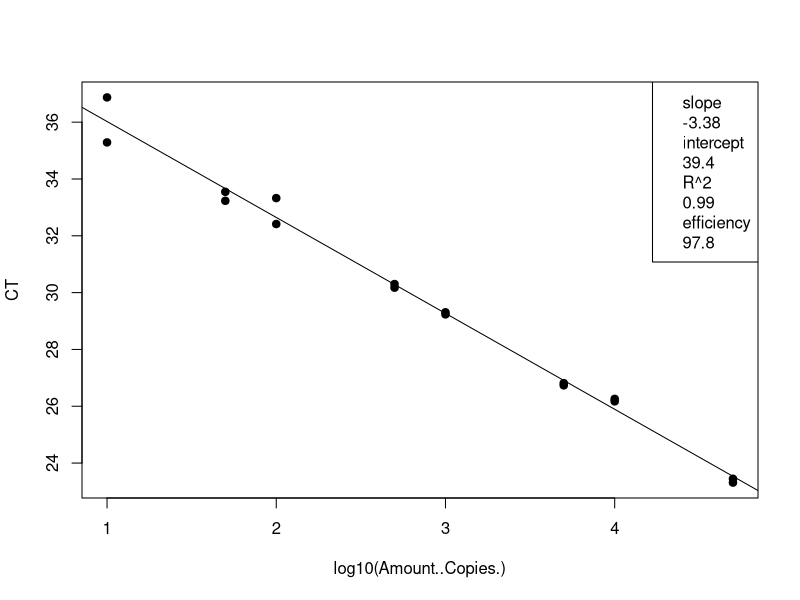
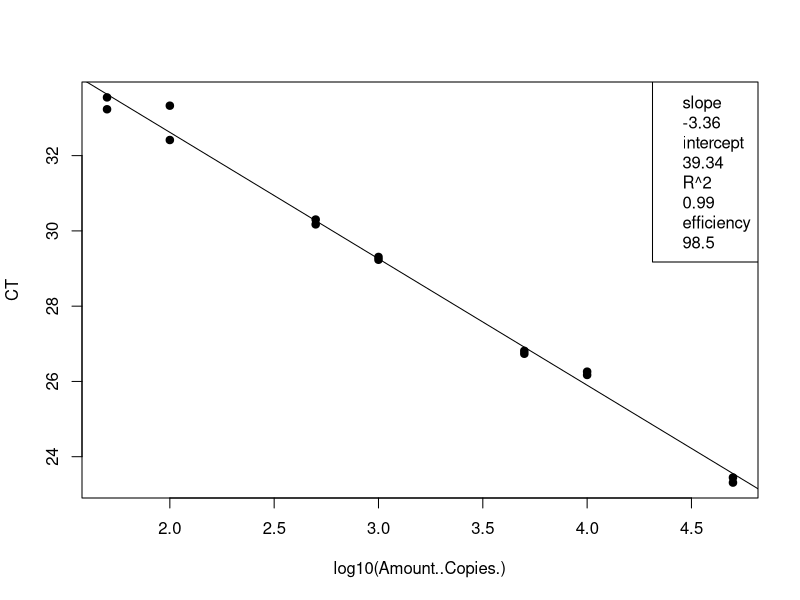
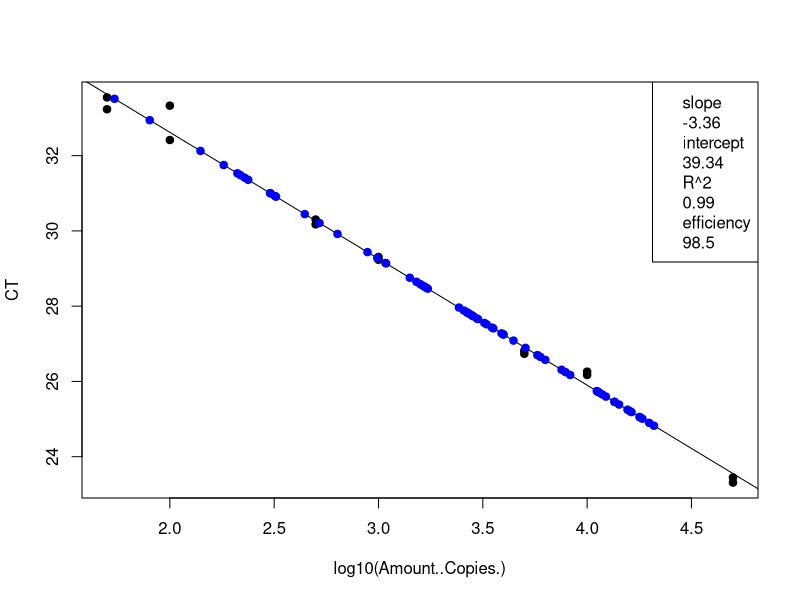
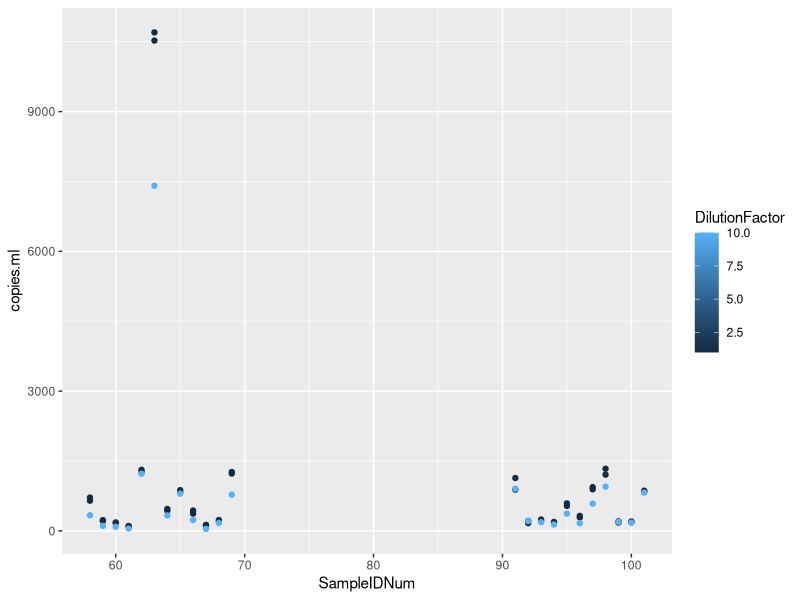

Here is the R script that generated these plots, in order:
## ---- chunk 1
knitr::opts_chunk$set(echo = TRUE)

## ---- chunk 2
# load the data (note data file must be in this repository)
data <- read.csv("Plate3_GenBac_qPCRConversion.csv")
View(data)

# clean up the data file (there is some stuff at the bottom and extra blank rows)
#data <- data[-92:-93,] # This removes rows 92-95
View(data)

# assign to the correct data class #warning message about NAs is OK
class(data$CT) # check the data class type
data$CT <- as.numeric(as.character(data$CT)) # change to numeric
data$Amount..Copies. <- as.numeric(as.character(data$Amount..Copies.)) # change to numeric
## ---- chunk 3
# linear regression of standard curve
standards = data[1:16,]
standardCurve <- lm(CT ~ log10(Amount..Copies.), data = standards)
  
standardCurvePlot <- plot(CT ~ log10(Amount..Copies.), data = standards, pch=19) 
abline(coef(standardCurve)) 
legend("topright", legend=c(paste= "slope", round(standardCurve$coefficients[2], 2), 
                            paste= "intercept", round(standardCurve$coefficients[1], 2), 
                            paste= "R^2", round(summary(standardCurve)$r.squared, 2),
                            paste = "efficiency", round((10^(-1/standardCurve$coefficients[2])-1)*100, 1)))
## ---- chunk 4
# remove standards that sucked and redo analysis NOT NEEDED 21 Jan 2020
standards <- standards[-15:-16,] # uncomment this line and change which rows to remove
standardCurve <- lm(CT ~ log10(Amount..Copies.), data = standards)

standardCurvePlot <- plot(CT ~ log10(Amount..Copies.), data = standards, pch=19)
abline(coef(standardCurve))
col = "blue"
legend("topright", legend=c(paste= "slope", round(standardCurve$coefficients[2], 2),
                            paste= "intercept", round(standardCurve$coefficients[1], 2),
                            paste= "R^2", round(summary(standardCurve)$r.squared, 2),
                            paste = "efficiency", round((10^(-1/standardCurve$coefficients[2])-1)*100, 1)))
## ---- chunk 5
# data set of unknowns including info on standard curve
#unknowns = subset(data, Name == "UNKNOWN")
unknowns = data[17:85,]
#unknowns <- unknowns[-1:-3,] # uncomment this line and change which rows to remove if these samples were outside of the standard curve

# add new columns to the data table
unknowns$plate_num = 1 #change to the actual plate number
unknowns$standard_slope = standardCurve$coefficients[2]
unknowns$standard_intercept = standardCurve$coefficients[1]
unknowns$R2 = summary(standardCurve)$r.squared
unknowns$efficiency =  (10^(-1/standardCurve$coefficients[2])-1)*100
  
# add a new column that interpolates copies/well from Ct for the unknowns
unknowns$log.copies.well = ((unknowns$CT - standardCurve$coefficients[1])/standardCurve$coefficients[2])
unknowns$copies.well = 10^unknowns$log.copies.well

# copies/ul extract accounting for dilution factor
vol.well = 3 #qPCR template volume in ul
unknowns$vol.well = vol.well
unknowns$copies.ul = ((unknowns$copies.well/vol.well)*unknowns$DilutionFactor)

# copies/extraction
vol.elution = 110 #DNA extraction elution volume in ul
unknowns$vol.elution = vol.elution
unknowns$copies.extraction = (unknowns$copies.ul*vol.elution)

# copies/ml #Volume is volume of sample filtered in mL
unknowns$copies.ml = (unknowns$copies.extraction/unknowns$Volume)


## ---- chunk 6
standards <- standards[-15:-16,] # uncomment this line and change which rows to remove
standardCurve <- lm(CT ~ log10(Amount..Copies.), data = standards)

standardCurvePlot <- plot(CT ~ log10(Amount..Copies.), data = standards, pch=19)
abline(coef(standardCurve))
col = "blue"
legend("topright", legend=c(paste= "slope", round(standardCurve$coefficients[2], 2),
                            paste= "intercept", round(standardCurve$coefficients[1], 2),
                            paste= "R^2", round(summary(standardCurve)$r.squared, 2),
                            paste = "efficiency", round((10^(-1/standardCurve$coefficients[2])-1)*100, 1)))

unknowns = unknowns[1:69,]
standardCurve <- lm(CT ~ log10(copies.well), data = unknowns)

standardCurvePlot <- points(CT ~ log10(copies.well), data = unknowns, pch=19, col = "blue")


#abline(coef(standardCurve))
#legend("topright", legend=c(paste= "slope", round(standardCurve$coefficients[2], 2),
                            #paste= "intercept", round(standardCurve$coefficients[1], 2),
                            #paste= "R^2", round(summary(standardCurve)$r.squared, 2),
                            #paste = "efficiency", round((10^(-1/standardCurve$coefficients[2])-1)*100, 1)))
## ---- chunk 7
# make a plot that compares the diluted to undiluted replicates for each sample including dilution factor
library("ggplot2")
unknowns$SampleIDNum <- as.numeric(as.character(unknowns$SampleIDNum)) # change to numeric
replicates = unknowns[1:71,]
#replicates <- replicates[-18,] # This removes rows (B11)
#replicates <- replicates[-32,] # This removes rows (D8)
#replicates <- replicates[-55,] # This removes rows (G5)
qplot(SampleIDNum,copies.ml, data=replicates, col=DilutionFactor)
## ---- chunk 8
# write csv file
write.csv(unknowns, file = "Plate3_GenBac_ConvertedData.csv", row.names=FALSE, na="")

# average the replicates (if not strongly inhibited) and make a new file
averaged = unknowns[1:69,]
averaged$averaged <- tapply(unknowns$copies.ml, unknowns$SampleIDNum, mean)
write.csv(averaged, file = "Plate3_GenBac_Averaged.csv", row.names=FALSE, na="")
